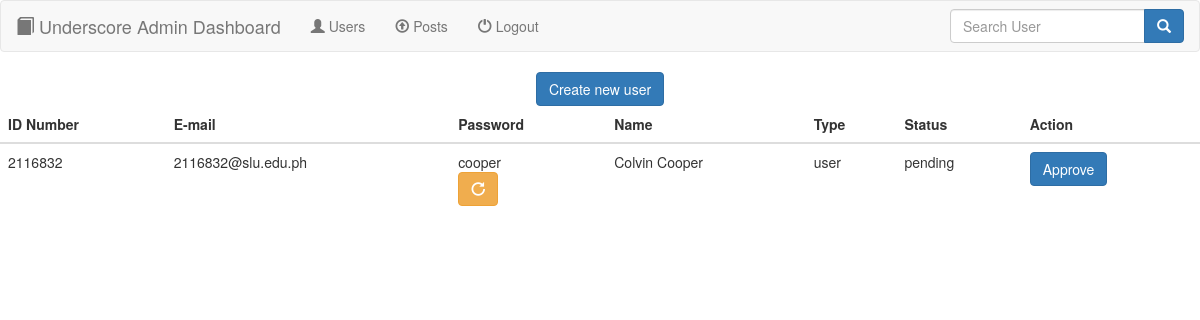
The app's page /adminUnderscore/users.php with its own data.
### tables this page shows
CREATE TABLE IF NOT EXISTS `users` (
  `idno` int(7) NOT NULL,
  `password` varchar(25) NOT NULL,
  `status` varchar(12) NOT NULL,
  `email` varchar(50) NOT NULL,
  `birthDate` date DEFAULT NULL,
  `contactNo` varchar(12) NOT NULL,
  `registerDate` date DEFAULT NULL,
  `userType` varchar(12) NOT NULL,
  `firstname` varchar(25) NOT NULL,
  `lastname` varchar(25) NOT NULL,
  PRIMARY KEY (`idno`),
  UNIQUE KEY `email` (`email`)
);

### adminUnderscore/users.php (the view, shortened to what this page needs)
<?php
  include("database.php");
 ?>
<!DOCTYPE html>
<html>
  <head>
    <link rel="stylesheet" href="bootstrap-3.3.7-dist\css\bootstrap.min.css">
  </head>
  <body>
    <?php include('navbar.php'); ?>
    <div class="container-fluid" align="center">
      <a href="registerForm.php" class="btn btn-primary">Create new user</a>
    </div>
    <table class="table table-hover">
      <thead>
        <th>ID Number</th>
        <th>E-mail</th>
        <th>Password</th>
        <th>Name</th>
        <th>Type</th>
        <th>Status</th>
        <th>Action</th>
      </thead>
      <?php
        $sql = "SELECT * FROM users ORDER BY idno";
        $result = mysqli_query($conn, $sql);
        $rows = mysqli_fetch_array($result, MYSQLI_ASSOC);
        do {?>
          <tr>
            <td><?php echo $rows['idno']; ?></td>
            <td><?php echo $rows['email']; ?></td>
            <td>
              <?php echo $rows['password']; ?>
              <form class="" action="changePassword.php" method="post" enctype="multipart/form-data">
                  <button class="btn btn-warning">
                    <span class="glyphicon glyphicon-repeat"></span>
                  </button>
              </form>
            </td>
            <td><?php echo $rows['firstname'] . " " . $rows['lastname']; ?></td>
            <td><?php echo $rows['userType']; ?></td>
            <td><?php echo $rows['status']; ?></td>
            <form action="changeStatus.php" method="POST">
              <?php
                if (strcasecmp($rows['status'], 'pending')==0) {
                  echo '<td>';
                  echo '<button type="submit" class="btn btn-primary" name="userAction">Approve</button>';
                  echo '</td>';
                } else {
                  echo '<td>';
                  echo '<button type="submit" class="btn btn-danger" name="userAction">Block</button>';
                  echo '</td>';
                }
               ?>
            </form>
          </tr>
        <?php } while ($rows = mysqli_fetch_assoc($result));
       ?>
    </table>
  </body>
</html>

### adminUnderscore/navbar.php
<nav class="navbar navbar-default">
  <div class="container-fluid">
    <div class="navbar-header">
      <a href="index.php" class="navbar-brand">
        <span class="glyphicon glyphicon-book"></span> Underscore Admin Dashboard
      </a>
    </div>
    <ul class="nav navbar-nav">
      <li><a href="users.php"><span class="glyphicon glyphicon-user"></span> Users</a></li>
      <li><a href="posts.php"><span class="glyphicon glyphicon-upload"></span> Posts</a></li>
      <li><a href="logout.php"><span class="glyphicon glyphicon-off"></span> Logout</a></li>
    </ul>
    <form class="navbar-form navbar-right" action="search.php" method="post" enctype="multipart/form-data">
      <div class="input-group">
        <input type="search" class="form-control" placeholder="Search User" name="search_class" required>
        <div class="input-group-btn">
          <button class="btn btn-primary">
            <span class="glyphicon glyphicon-search"></span>
          </button>
        </div>
      </div>
    </form>
  </div>
</nav>

### records on screen
users: idno "2116832", email "2116832@slu.edu.ph", password "cooper", firstname "Colvin", lastname "Cooper", userType "user", status "pending", shows "Approve"
